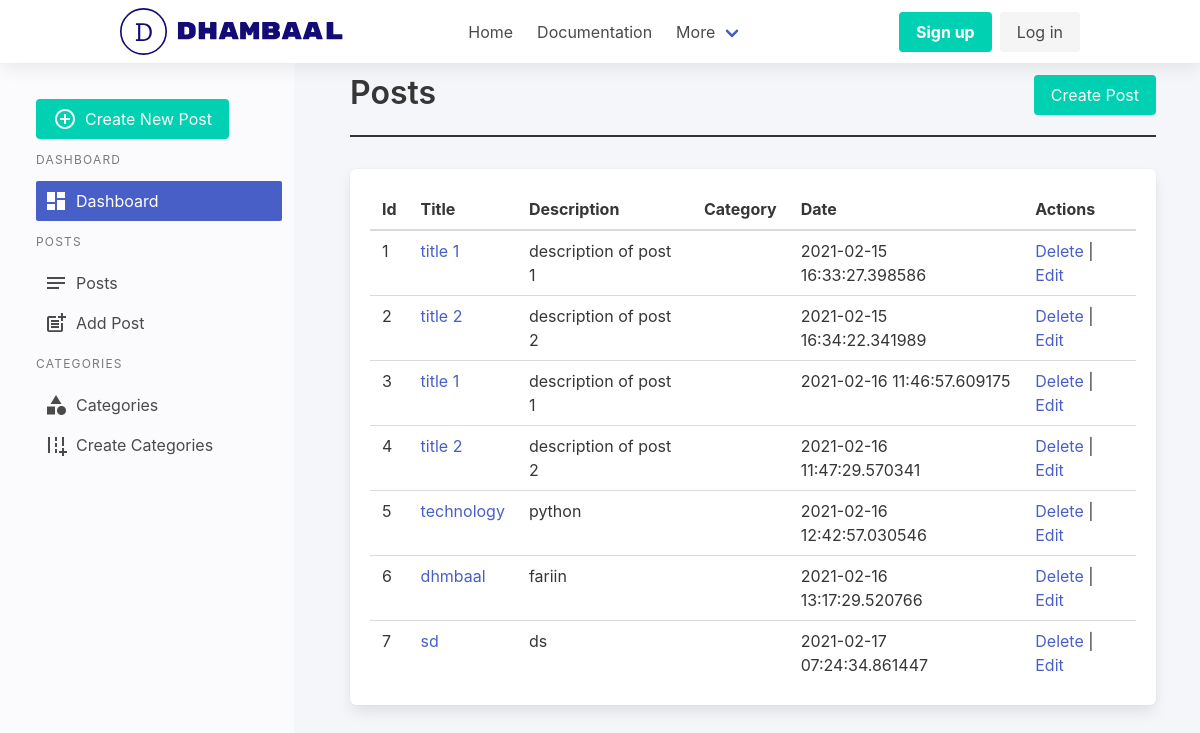
Before: /dashboard/posts/ with the older database file.
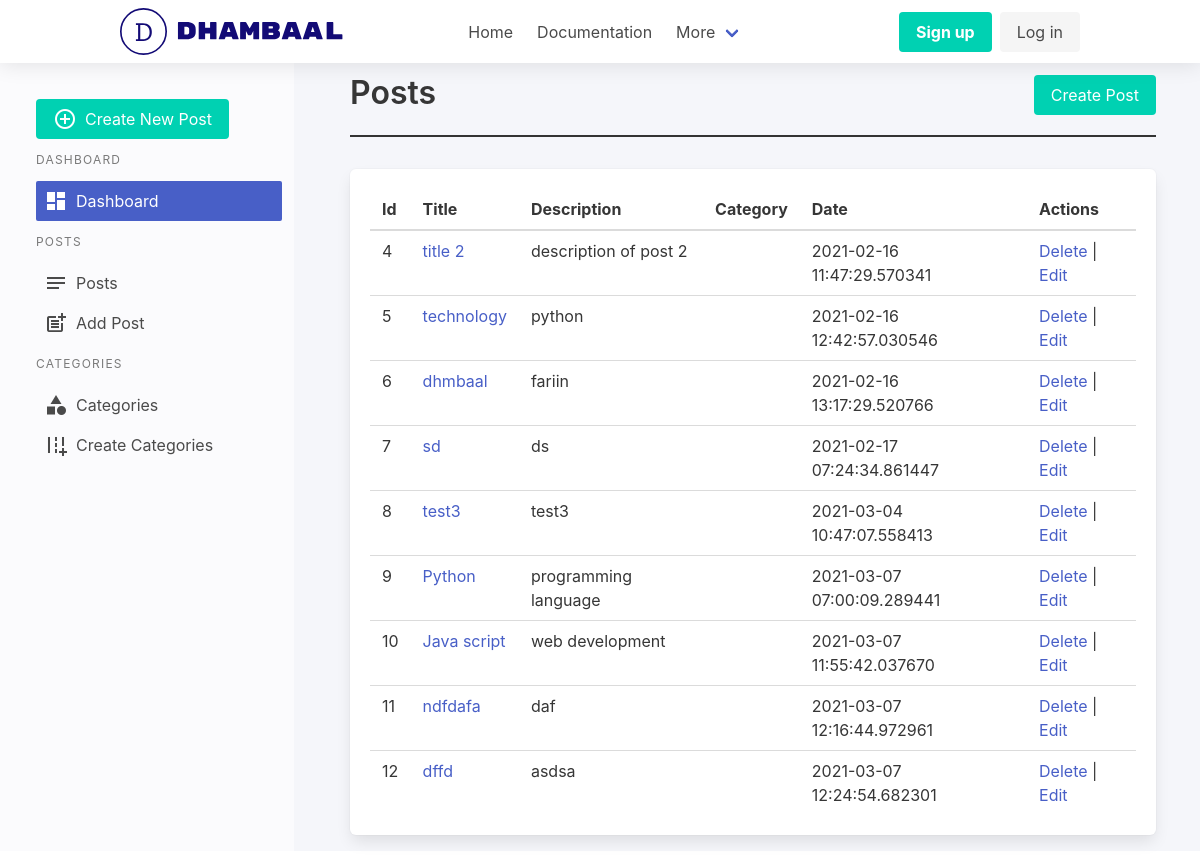
After: the same page with the newer database file.
### dhambaal/dashboard/models/Post.py (models this page shows, shortened)
class Post(db.Model):
    __tablename__ = 'posts'
    id = db.Column(db.Integer, primary_key=True)
    title = db.Column(db.String(120), nullable=False)
    description = db.Column(db.Text)
    source = db.Column(db.String(120), nullable=False)
    create_at = db.Column(db.DateTime, default=datetime.utcnow)
    updated_at = db.Column(db.DateTime, default=datetime.utcnow)

### dhambaal/dashboard/views.py (the view)
@dashboard.route("/posts/")
def posts():
    posts = Post.query.all()
    return render_template("posts/posts.html", posts=posts)

### dhambaal/dashboard/templates/posts/posts.html
{% extends "layout/base.html" %}
 {% block content %}
{%from "macros.html" import section_heading %}
{{section_heading(title="Posts", link="dashboard.create_post", btn_text="Create Post")}}
<table class="table box">
  <thead>
    <tr>
      <th>Id</th>
      <th>Title</th>
      <th>Description</th>
      <th>Category</th>
      <th>Date</th>
     <th>Actions</th>
    </tr>
  </thead>
  <tbody>
    {%for post in posts%}
    <tr>
    <td>{{post.id}}</td>
      <td><a href="#" >{{post.title}}
      </td>
      <td>{{post.description}}</td>
      <td>{{post.category}}</td>
      <td>{{post.create_at}}</td>
      <td><a href="{{ url_for('dashboard.delete_post',id=post.id) }}">Delete</a> | <a href="{{ url_for('dashboard.update_post',id=post.id) }}">Edit</a></td>
    </tr>
    {%endfor%}
    </tbody>
    </table>
    {% endblock %}

### dhambaal/dashboard/templates/layout/base.html (shortened to what this page needs)
<!DOCTYPE html>
<html lang="en">
  <head>
    <link
      rel="stylesheet"
      href="https://cdn.jsdelivr.net/npm/bulma@0.9.1/css/bulma.min.css"
    />
    <link
      rel="stylesheet"
      href="{{url_for('static',filename='css/style.css')}}"
    />
  </head>
  <body>
    {% include 'layout/header.html' %}
    <div class="columns">
        <div class="column is-one-quarter dashboard-side">
            {% include 'layout/sidebar.html' %}
        </div>
        <div class="column dashboard-content">
                {%block content%}
                {%endblock content%}
              </div>
    </div>
  </body>
</html>

### dhambaal/dashboard/templates/layout/header.html (shortened to what this page needs)
<nav class="navbar" role="navigation" aria-label="main navigation">
  <div class="container">
    <div class="navbar-brand">
      <a class="navbar-item" href="{{url_for('dashboard.index')}}">
      </a>
    </div>
    <div id="navbarBasicExample" class="navbar-menu">
      <div class="navbar-start">
        <a class="navbar-item">Home </a>
        <a class="navbar-item"> Documentation </a>
        <div class="navbar-item has-dropdown is-hoverable">
          <a class="navbar-link"> More </a>
        </div>
      </div>
      <div class="navbar-end">
        <div class="navbar-item">
          <div class="buttons">
            <a class="button is-primary">
              <strong>Sign up</strong>
            </a>
            <a class="button is-light"> Log in </a>
          </div>
        </div>
      </div>
    </div>
  </div>
</nav>

### dhambaal/dashboard/templates/layout/sidebar.html
<aside class="menu">
    <a class="button is-primary" href="{{url_for('dashboard.create_post')}}">
        <i class="material-icons pr-2">add_circle_outline</i>Create New Post
    </a>
    <p class="menu-label">Dashboard</p>
    <ul class="menu-list">
        <li>
            <a href="{{url_for('dashboard.index')}}" class="is-active">
                <span class="icon-text">
                    <span class="icon">
                        <i class="material-icons small pr-2">dashboard</i>
                    </span>
                    <span>Dashboard</span>
                  </span>
                </a></li>
    </ul>
    <p class="menu-label">Posts</p>
    <ul class="menu-list">
        <li>
            <a  href="{{url_for('dashboard.posts')}}">
                <span class="icon-text">
                    <span class="icon">
                        <i class="material-icons small pr-2">notes</i>
                    </span>
                    <span>Posts</span>
                  </span>
                </a></li>
    </ul>
    <ul class="menu-list">
        <li>
            <a href="{{url_for('dashboard.create_post')}}">
                <span class="icon-text">
                    <span class="icon">
                        <i class="material-icons small pr-2">post_add</i>
                    </span>
                    <span>Add Post</span>
                  </span>
                </a></li>
    </ul>
    <p class="menu-label">Categories</p>
    <ul class="menu-list">
        <li>
            <a href="{{url_for('dashboard.categories')}}">
                <span class="icon-text">
                    <span class="icon">
                        <i class="material-icons small pr-2">category</i>
                    </span>
                    <span>Categories</span>
                  </span>
                </a></li>
    </ul>
    <ul class="menu-list">
        <li>
            <a href="{{url_for('dashboard.create_category')}}">
                <span class="icon-text">
                    <span class="icon">
                        <i class="material-icons small pr-2">add_road</i>
                    </span>
                    <span>Create Categories</span>
                  </span>
                </a></li>
    </ul>
</aside>

### dhambaal/dashboard/templates/macros.html (shortened to what this page needs)
{% macro section_heading(title=None,link=None,btn_text=None) %}
<div class="section-heading">
  <h1 class="title is-3">{{title}}</h1>
  <a class="button is-primary" href="{{url_for(link)}}">{{btn_text}}</a>
</div>
{% endmacro %}

### dhambaal/static/css/style.css (style rules this page uses)
.container { width: 90%; }
.navbar { box-shadow: 0 2px 20px rgba(0, 0, 0, 0.1); }
.navbar-brand { margin-right: 100px; }
.dashboard-side { background-color: #FBFBFD; padding-left: 3rem; padding-top: 3rem; }
.dashboard-content { background:#F5F6FA; padding:1.5rem 3.5rem; height: 100vh; margin:auto; }
.section-heading { display:flex; border-bottom: 2px solid #333; margin-bottom: 2rem; justify-content:space-between ; }
.icon-text { display: flex; align-items: center; }

Changed rows visible on the page:
removed Post: id "1", title "title 1", description "description of post 1", create_at "2021-02-15 16:33:27.398586"
removed Post: id "2", title "title 2", description "description of post 2", create_at "2021-02-15 16:34:22.341989"
removed Post: id "3", title "title 1", description "description of post 1", create_at "2021-02-16 11:46:57.609175"
added Post: id "8", title "test3", description "test3", create_at "2021-03-04 10:47:07.558413"
added Post: id "9", title "Python", description "programming language", create_at "2021-03-07 07:00:09.289441"
added Post: id "10", title "Java script", description "web development", create_at "2021-03-07 11:55:42.037670"
added Post: id "11", title "ndfdafa", description "daf", create_at "2021-03-07 12:16:44.972961"
added Post: id "12", title "dffd", description "asdsa", create_at "2021-03-07 12:24:54.682301"
